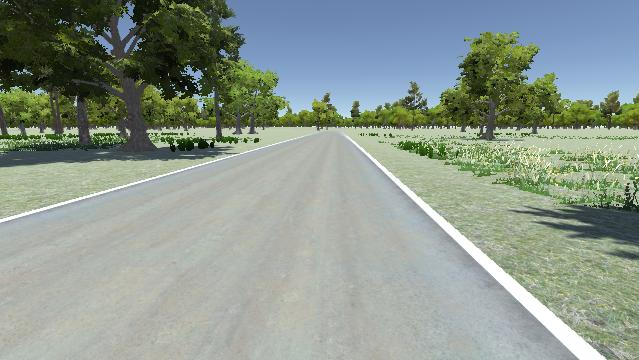
#> input picture test_image_2.png, 639 x 360 px
$ python main.py
#> lines starting #> are read from the running program, lines starting #| are printed output that depends on the picture; after the words box and inside, x2 and y2 are one past the last pixel; in counts of white or black regions, pixels touching at a corner belong together
import cv2
import numpy as np
import matplotlib.pyplot as plt
from numpy.lib.function_base import average

image = cv2.imread("test_image_2.png")
#> image is the input picture: shape (360, 639, 3); mean B, G, R 142, 151.8, 140
#================================Các hằng số=======================================#
#axis = 0: y axis
#axis = 1: x axis

width = image.shape[1]
#> width = 639
height = image.shape[0]
#> height = 360
#Kiểm tra kích thước của ảnh
#print(image.shape)
lane_image = np.copy(image)
#Hai thanh điều hướng
left_line = (100, 200, 250, 200)                      #Thanh trái
right_line = (390, 200, 540, 200)                     #Thanh phải

cv2.imshow("Origninal image", lane_image)

#==============================Kết thúc hằng số====================================#

#================================Các hàm xử lý=====================================#

def canny(image):
    """
    Hàm tiền xử lý:
    Yêu cầu:
    +Chuyển ảnh RGB về Gray
    +Khử nhiễu
    +Sử dụng thuật toán Canny của openCV để nhận diện các cạnh
    """
    gray = cv2.cvtColor(lane_image, cv2.COLOR_RGB2GRAY)
    blur = cv2.GaussianBlur(gray, (5, 5), 0)
    canny_image = cv2.Canny(blur, 50, 150)
    #cv2.imshow("Canny", canny_image)
    return canny_image

def region_of_interest(image):
    """
    Hàm cắt ảnh
    Yêu cầu:
    +Tạo đa giác để cắt ảnh giữ lại các đường kẻ trên mặt đường
    """
    #print("Tao da giac chua phan anh can xu ly")
    polygons = np.array([[(0, 210), (0, height), (width, height), (width, 210), (320, 130)]])
    #print(polygons)
    mask = np.zeros_like(image)
    cv2.fillPoly(mask, polygons, 255)
    masked_image = cv2.bitwise_and(canny_image, mask)
    #cv2.imshow("Mask", mask)
    return masked_image

def display_line(lines, image):
    """
    Hàm vẽ đoạn thẳng
    Yêu cầu:
    +Lấy tọa độ (x1, y1, x2, y2) từ một line trong mảng lines
    +Từ đó kẻ các đoạn thẳng có điểm đầu điểm cuối vào image
    """
    lines_image = np.zeros_like(image)
    if lines is not None:
        for line in lines:
            x1, y1, x2, y2 = line.reshape(4)
            cv2.line(lines_image, (x1, y1), (x2, y2), (255,0,0), 2)
    #cv2.imshow("Lines Image", lines_image)
    return lines_image

def intercept_of_lines(line1, line2):
    """
    Hàm tìm giao điểm của hai đoạn thẳng cho trước
    Yêu cầu:
    +Nếu hai đoạn thẳng trùng nhau thì trả về trung điểm của đoạn thứ 2 (đoạn ta lấy tham chiếu)
    +Viết phương trình đoạn thẳng y = ax + b cho mỗi đoạn
    +Giao điểm tìm được phải nằm trong hai đoạn thẳng nói trên nếu không sẽ trả về None
    """
    x1, y1, x2, y2 = line1
    X1, Y1, X2, Y2 = line2
    if (x1 == x2) or (X1 == X2):
        return None
    #Tìm hệ số của phương trình đường thẳng
    a1 = (y2 - y1) / (x2 - x1)
    b1 = y1 - a1*x1
    a2 = (Y2 - Y1) / (X2 - X1)
    b2 = Y1 - a2*X1
    x, y = 0, 0
    if (a1 == a2):
        x, y = ((line2[0]+line2[1])/2, (line2[2]+line2[3])/2)
    else:
        x = (b2-b1)/(a1-a2)
        y = a2*x + b2;
    if (x <= max(X1, X2) and x >= min(X1, X2)) and (y <= max(y1, y2) and y >= min(y1, y2)):
        return (x, y)
    return None

def display_intercepts(left_line, right_line, lines, image):
    combo_image = image
    left_points = []
    right_points = []
    if lines is not None:
        for line in lines:
            line_ = line.reshape(4)
            left_point = intercept_of_lines(line_, left_line)
            right_point = intercept_of_lines(line_, right_line)
            if left_point != None:
                left_points.append(left_point)
            if right_point != None:
                right_points.append(right_point)
    left_points = np.array(left_points, dtype=np.int32)
    #print(left_points)
    right_points = np.array(right_points, dtype = np.int32)
    #print(right_points)
    if left_points.size is not 0:
        averaged_left_point = np.mean(left_points, axis = 0, dtype = np.int32)
        cv2.circle(combo_image, averaged_left_point, 1, (0, 0, 255), 2)
        print(averaged_left_point)
    if right_points.size is not 0:
        averaged_right_point = np.mean(right_points, axis = 0, dtype = np.int32)
        print(averaged_right_point)
        cv2.circle(combo_image, averaged_right_point, 1, (0, 0, 255), 2)

    #cv2.imshow("Points Image", combo_image)
    return combo_image


#======================================Chạy code=============================================#

canny_image = canny(lane_image)
#> in canny, `gray = cv2.cvtColor(lane_image, cv2.COLOR_RGB2GRAY)`:
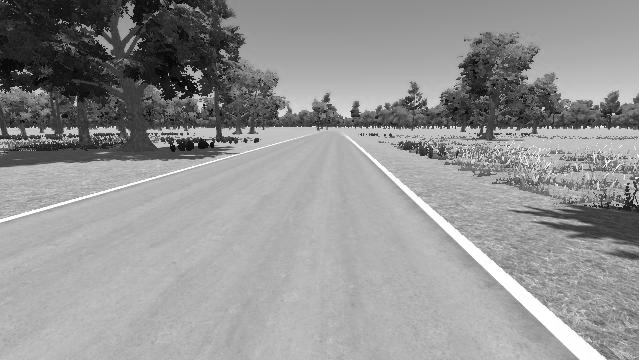
#> gray: shape (360, 639); min 1, max 255, mean 147.5
#> in canny, `blur = cv2.GaussianBlur(gray, (5, 5), 0)`:
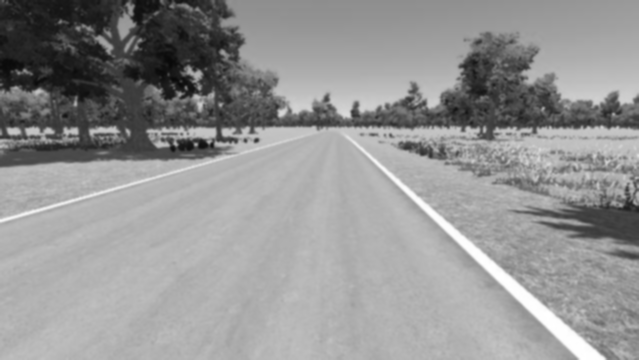
#> blur: shape (360, 639); min 8, max 255, mean 147.5
#> in canny, `canny_image = cv2.Canny(blur, 50, 150)`:
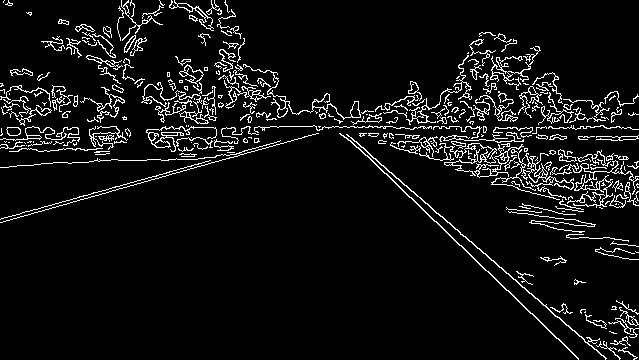
#> canny_image: shape (360, 639); 6.9% white in thin lines or dots
cropped_image = region_of_interest(canny_image)
#> in region_of_interest, `cv2.fillPoly(mask, polygons, 255)`:
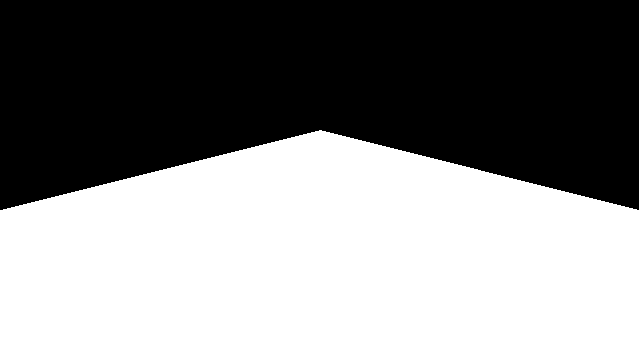
#> mask: shape (360, 639); 52.7% white; 1 black region, box (x1, y1, x2, y2) and area: (0, 0, 639, 210) 108710
#> in region_of_interest, `masked_image = cv2.bitwise_and(canny_image, mask)`:
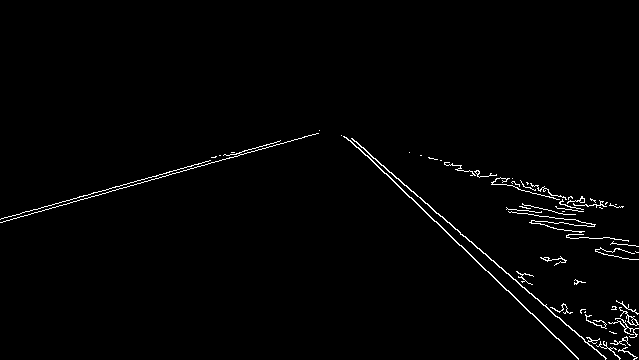
#> masked_image: shape (360, 639); 1.4% white in thin lines or dots, all inside (x1, y1, x2, y2) = (0, 130, 639, 360)
lines = cv2.HoughLinesP(cropped_image, 2, np.pi/200, 100, np.array([]), minLineLength = 40, maxLineGap = 5)
#> lines = [[436, 221, 578, 359], [371, 156, 549, 309], [41, 211, 229, 157], [1, 218, 208, 161], [496, 178, 540, 191], [367, 155, 409, 197], [508, 274, 589, 345], [581, 197, 622, 207], [536, 193, 578, 205], [214, 162, 317, 133]]
lines_image = display_line(lines, lane_image)
#> the loop in display_line, `for line in lines:` made 10 passes
#> after the loop in display_line, `for line in lines:`:
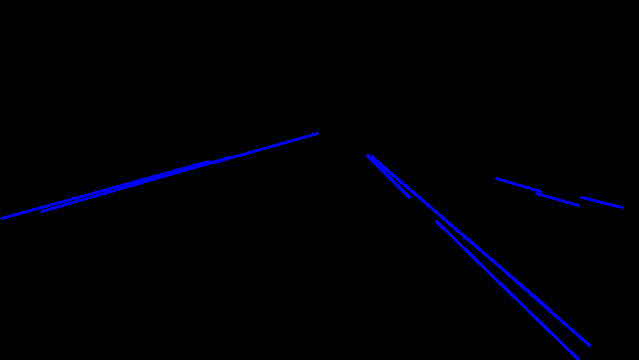
#> lines_image: shape (360, 639, 3); mean of channels 0, 1, 2 4, 0, 0; drawn as B, G, R
combo_image = cv2.addWeighted(lane_image, 0.8, lines_image, 1, 1)
cv2.line(combo_image, (100, 200), (250, 200), (23, 238, 253), 1)
cv2.line(combo_image, (390, 200), (540, 200), (23, 238, 253), 1)
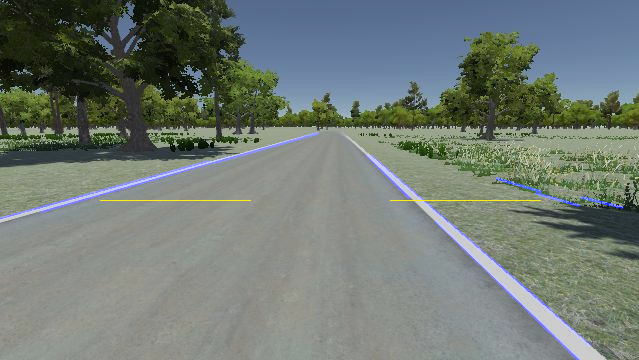
#> combo_image: shape (360, 639, 3); mean B, G, R 116.1, 122.5, 113.2
combo_image = display_intercepts(left_line, right_line, lines, combo_image)
#> the loop in display_intercepts, `for line in lines:` made 10 passes
#> right_point on pass 2: (422.2, 200)
#> after the loop in display_intercepts, `for line in lines:`: left_points = []; right_points = [(422.2, 200)]
#> in display_intercepts, `left_points = np.array(left_points, dtype=np.int32)`: left_points = empty array
#> in display_intercepts, `right_points = np.array(right_points, dtype = np.int32)`: right_points = [[422, 200]]
#> in display_intercepts, `averaged_right_point = np.mean(right_points, axis = 0, dtype = np.int32)`: averaged_right_point = [422, 200]
#| [422 200]
#> in display_intercepts, `cv2.circle(combo_image, averaged_right_point, 1, (0, 0, 255), 2)`: combo_image: shape (360, 639, 3); 0.01% of pixels changed, all inside (x1, y1, x2, y2) = (420, 198, 425, 203)
cv2.imshow("XXX", combo_image)
cv2.waitKey(0)

$ run again, with test_image_3.png copied over test_image_2.png
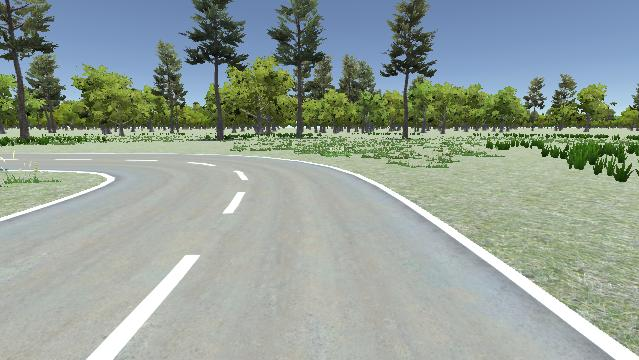
#> input picture test_image_3.png, 639 x 360 px
#> image is the input picture: shape (360, 639, 3); mean B, G, R 150.9, 159.8, 147.7
#> in canny, `canny_image = cv2.Canny(blur, 50, 150)`:
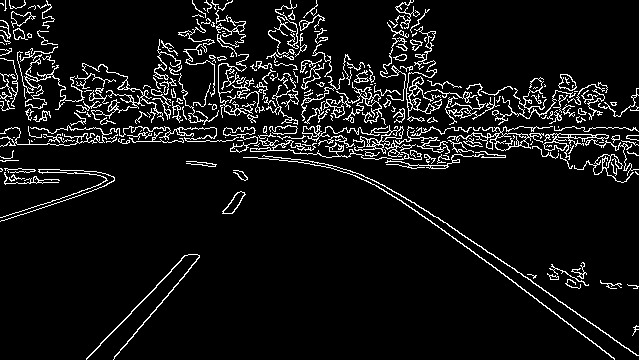
#> canny_image: shape (360, 639); 7.6% white in thin lines or dots
#> mask: shape (360, 639); 52.7% white; 1 black region, box (x1, y1, x2, y2) and area: (0, 0, 639, 210) 108710
#> masked_image: shape (360, 639); 1.4% white in thin lines or dots, all inside (x1, y1, x2, y2) = (0, 130, 639, 360)
#> lines = [[424, 216, 515, 282], [437, 217, 565, 304], [432, 222, 614, 358], [125, 345, 199, 256], [86, 358, 131, 313], [557, 300, 638, 355], [336, 169, 378, 186], [131, 311, 171, 271], [472, 251, 545, 305], [382, 147, 431, 159], [360, 174, 405, 197], [533, 283, 612, 337]]
#> the loop in display_line, `for line in lines:` made 12 passes
#> `cv2.line(combo_image, (390, 200), (540, 200), (23, 238, 253), 1)`:
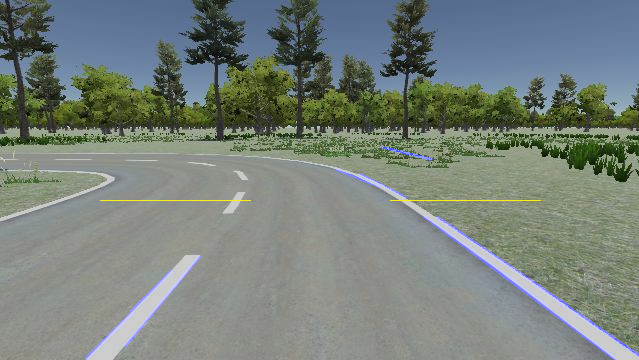
#> combo_image: shape (360, 639, 3); mean B, G, R 122.8, 129, 119.3
#> the loop in display_intercepts, `for line in lines:` made 12 passes
#> after the loop in display_intercepts, `for line in lines:`: left_points = []
#> in display_intercepts, `left_points = np.array(left_points, dtype=np.int32)`: left_points = empty array

$ run again, with test_image_4.png copied over test_image_2.png
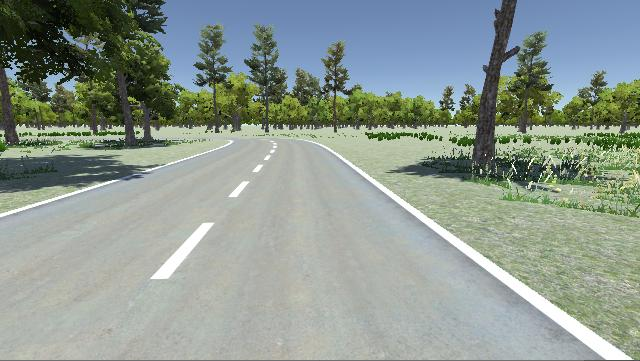
#> input picture test_image_4.png, 640 x 361 px
#> image is the input picture: shape (361, 640, 3); mean B, G, R 144, 152.2, 140.6
#> in canny, `canny_image = cv2.Canny(blur, 50, 150)`:
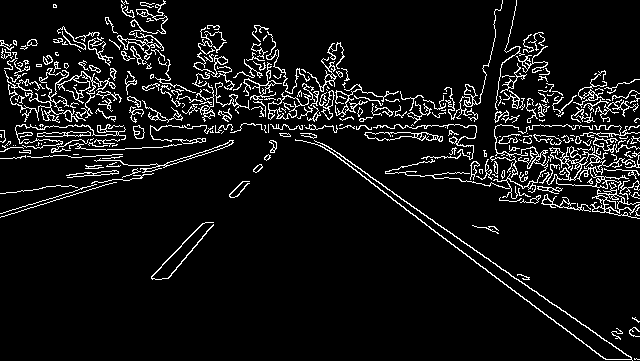
#> canny_image: shape (361, 640); 7.6% white in thin lines or dots
#> mask: shape (361, 640); 52.9% white; 1 black region, box (x1, y1, x2, y2) and area: (0, 0, 640, 210) 108880
#> masked_image: shape (361, 640); 1.2% white in thin lines or dots, all inside (x1, y1, x2, y2) = (0, 133, 640, 361)
#> lines = 13 rows, first 6: [309, 136, 606, 359], [454, 236, 635, 359], [326, 145, 509, 273], [446, 177, 490, 185], [151, 277, 199, 226], [457, 172, 507, 182]
#> the loop in display_line, `for line in lines:` made 13 passes
#> `cv2.line(combo_image, (390, 200), (540, 200), (23, 238, 253), 1)`:
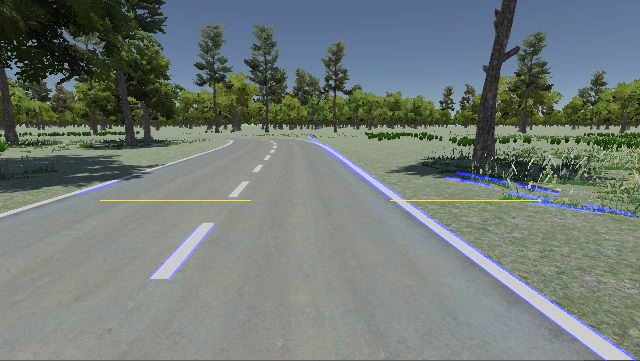
#> combo_image: shape (361, 640, 3); mean B, G, R 118.1, 122.9, 113.6
#> the loop in display_intercepts, `for line in lines:` made 13 passes
#> after the loop in display_intercepts, `for line in lines:`: left_points = []; right_points = [(394.2, 200), (404.6, 200), (395.2, 200)]
#> in display_intercepts, `left_points = np.array(left_points, dtype=np.int32)`: left_points = empty array
#> in display_intercepts, `right_points = np.array(right_points, dtype = np.int32)`: right_points = [[394, 200], [404, 200], [395, 200]]
#> averaged_right_point = [397, 200]
#| [397 200]
